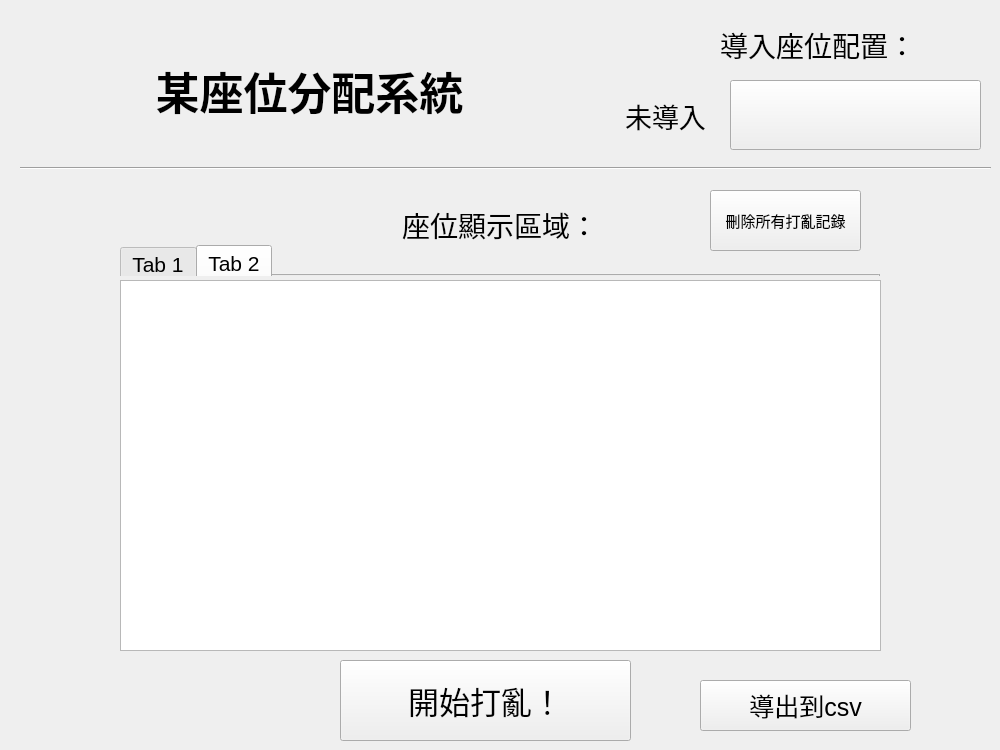
<?xml version="1.0" encoding="UTF-8"?>
<ui version="4.0">
 <class>Widget</class>
 <widget class="QWidget" name="Widget">
  <property name="geometry">
   <rect>
    <x>0</x>
    <y>0</y>
    <width>1000</width>
    <height>750</height>
   </rect>
  </property>
  <property name="windowTitle">
   <string>Form</string>
  </property>
  <widget class="QLabel" name="title">
   <property name="geometry">
    <rect>
     <x>149</x>
     <y>60</y>
     <width>321</width>
     <height>61</height>
    </rect>
   </property>
   <property name="font">
    <font>
     <pointsize>33</pointsize>
     <bold>true</bold>
    </font>
   </property>
   <property name="text">
    <string>某座位分配系統</string>
   </property>
   <property name="alignment">
    <set>Qt::AlignmentFlag::AlignCenter</set>
   </property>
  </widget>
  <widget class="QPushButton" name="csv_import">
   <property name="geometry">
    <rect>
     <x>730</x>
     <y>80</y>
     <width>251</width>
     <height>70</height>
    </rect>
   </property>
   <property name="font">
    <font>
     <pointsize>16</pointsize>
    </font>
   </property>
   <property name="text">
    <string/>
   </property>
  </widget>
  <widget class="QLabel" name="csv_import_title">
   <property name="geometry">
    <rect>
     <x>720</x>
     <y>10</y>
     <width>281</width>
     <height>70</height>
    </rect>
   </property>
   <property name="font">
    <font>
     <pointsize>21</pointsize>
    </font>
   </property>
   <property name="text">
    <string>導入座位配置：</string>
   </property>
  </widget>
  <widget class="QTabWidget" name="tab_display">
   <property name="geometry">
    <rect>
     <x>120</x>
     <y>245</y>
     <width>760</width>
     <height>31</height>
    </rect>
   </property>
   <property name="font">
    <font>
     <pointsize>16</pointsize>
    </font>
   </property>
   <property name="currentIndex">
    <number>1</number>
   </property>
   <widget class="QWidget" name="tab">
    <attribute name="title">
     <string>Tab 1</string>
    </attribute>
   </widget>
   <widget class="QWidget" name="tab_2">
    <attribute name="title">
     <string>Tab 2</string>
    </attribute>
   </widget>
  </widget>
  <widget class="QLabel" name="seat_viewer_title">
   <property name="geometry">
    <rect>
     <x>360</x>
     <y>190</y>
     <width>280</width>
     <height>70</height>
    </rect>
   </property>
   <property name="font">
    <font>
     <pointsize>21</pointsize>
    </font>
   </property>
   <property name="text">
    <string>座位顯示區域：</string>
   </property>
   <property name="alignment">
    <set>Qt::AlignmentFlag::AlignCenter</set>
   </property>
  </widget>
  <widget class="QTableWidget" name="seat_viewer">
   <property name="geometry">
    <rect>
     <x>120</x>
     <y>280</y>
     <width>761</width>
     <height>371</height>
    </rect>
   </property>
   <property name="showGrid">
    <bool>true</bool>
   </property>
   <attribute name="horizontalHeaderVisible">
    <bool>false</bool>
   </attribute>
   <attribute name="verticalHeaderVisible">
    <bool>false</bool>
   </attribute>
  </widget>
  <widget class="Line" name="line">
   <property name="geometry">
    <rect>
     <x>20</x>
     <y>160</y>
     <width>971</width>
     <height>16</height>
    </rect>
   </property>
   <property name="orientation">
    <enum>Qt::Orientation::Horizontal</enum>
   </property>
  </widget>
  <widget class="QPushButton" name="begin_shuffle">
   <property name="geometry">
    <rect>
     <x>340</x>
     <y>660</y>
     <width>291</width>
     <height>81</height>
    </rect>
   </property>
   <property name="font">
    <font>
     <pointsize>23</pointsize>
    </font>
   </property>
   <property name="text">
    <string>開始打亂！</string>
   </property>
  </widget>
  <widget class="QPushButton" name="delete_all_button">
   <property name="geometry">
    <rect>
     <x>710</x>
     <y>190</y>
     <width>151</width>
     <height>61</height>
    </rect>
   </property>
   <property name="font">
    <font>
     <pointsize>11</pointsize>
    </font>
   </property>
   <property name="text">
    <string>刪除所有打亂記錄</string>
   </property>
  </widget>
  <widget class="QPushButton" name="export_button">
   <property name="geometry">
    <rect>
     <x>700</x>
     <y>680</y>
     <width>211</width>
     <height>51</height>
    </rect>
   </property>
   <property name="font">
    <font>
     <pointsize>19</pointsize>
    </font>
   </property>
   <property name="text">
    <string>導出到csv</string>
   </property>
  </widget>
  <widget class="QLabel" name="csv_import_state">
   <property name="geometry">
    <rect>
     <x>610</x>
     <y>90</y>
     <width>111</width>
     <height>51</height>
    </rect>
   </property>
   <property name="font">
    <font>
     <pointsize>20</pointsize>
    </font>
   </property>
   <property name="text">
    <string>未導入</string>
   </property>
   <property name="alignment">
    <set>Qt::AlignmentFlag::AlignCenter</set>
   </property>
  </widget>
 </widget>
 <resources/>
 <connections/>
</ui>
